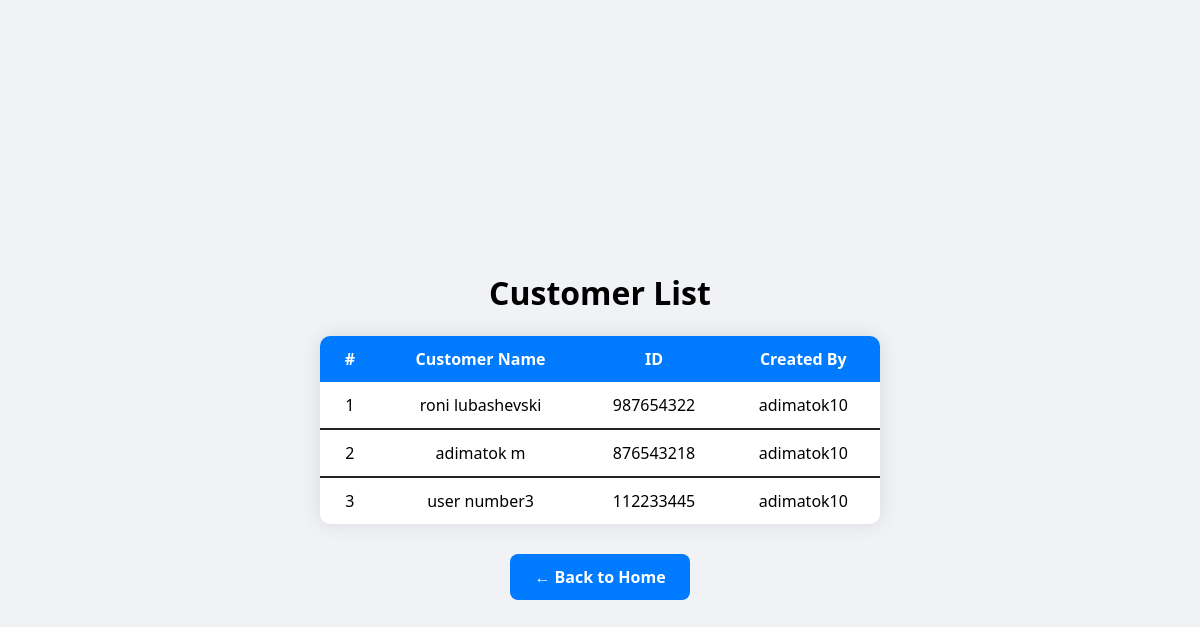
Page /customer_list/ on the earlier database version.
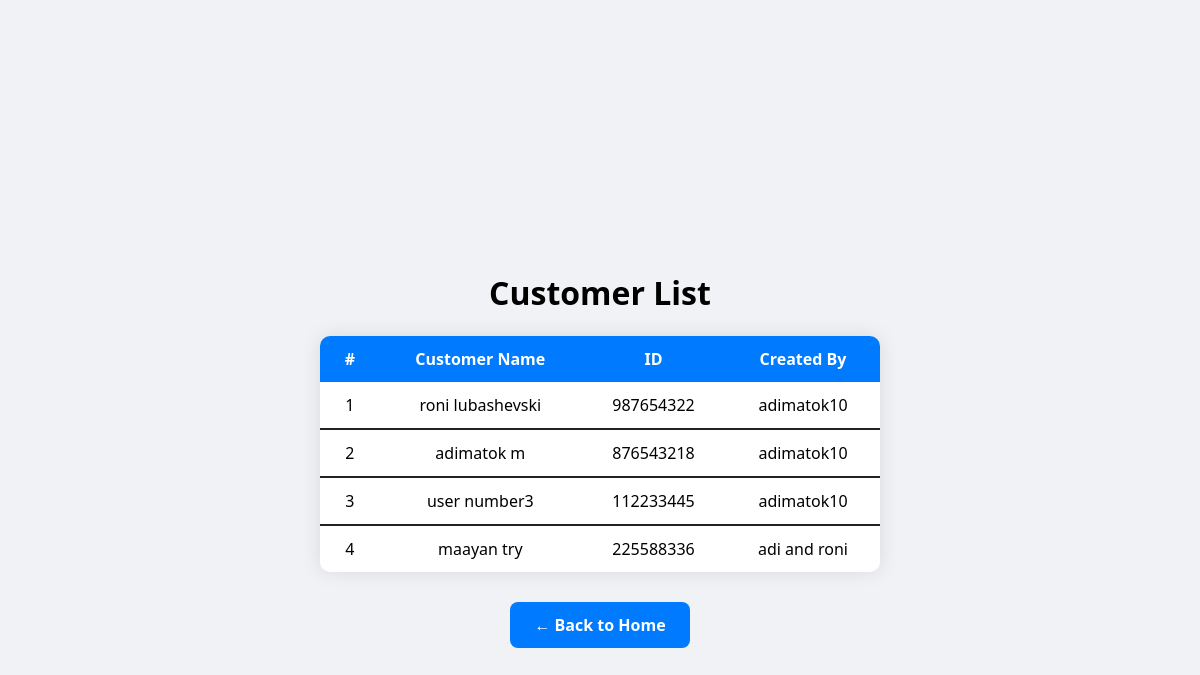
Same page on the later database version.
### mainapp/models.py (models this page shows, shortened)
class Customer(models.Model):
    first_name = models.CharField(max_length=100)
    last_name = models.CharField(max_length=100)
    id_number = models.CharField(max_length=20, unique=True)
    created_by = models.CharField(max_length=100, null=True, blank=True)
    class Meta:
        db_table = 'mainapp_customer'

### mainapp/views.py (the view)
# urls.py: path('customer_list/', views.customer_list, name='customer_list'),
def customer_list(request):
    username = request.session.get('username')
    customers = Customer.objects.all()
    return render(request, 'mainapp/customer_list.html', {
        'customers': customers,
        'username': username
    })

### mainapp/templates/mainapp/customer_list.html (shortened to what this page needs)
{% extends 'mainapp/base.html' %}
{% block content %}
<div style="text-align: center; padding: 250px;">
    <h1> Customer List  </h1>
    <table class="user-table">
        <thead>
            <tr>
                <th>#</th>
                <th>Customer Name  </th>
                <th>ID  </th>
                <th>Created By </th>
            </tr>
        </thead>
        <tbody>
            {% for customer in customers %}
            <tr>
                <td>{{ forloop.counter }}</td>
                <td>{{ customer.first_name  }} {{ customer.last_name }}</td>
                <td>{{ customer.id_number   }}</td>
                <td>{{ customer.created_by  }}</td>
            </tr>
            {% endfor %}
        </tbody>
    </table>
    <a href="{% url 'home' %}" class="back-button">← Back to Home</a>
</div>
{% endblock %}

Differences in the rows shown:
added Customer: first_name "maayan", last_name "try", id_number "225588336", created_by "adi and roni"
